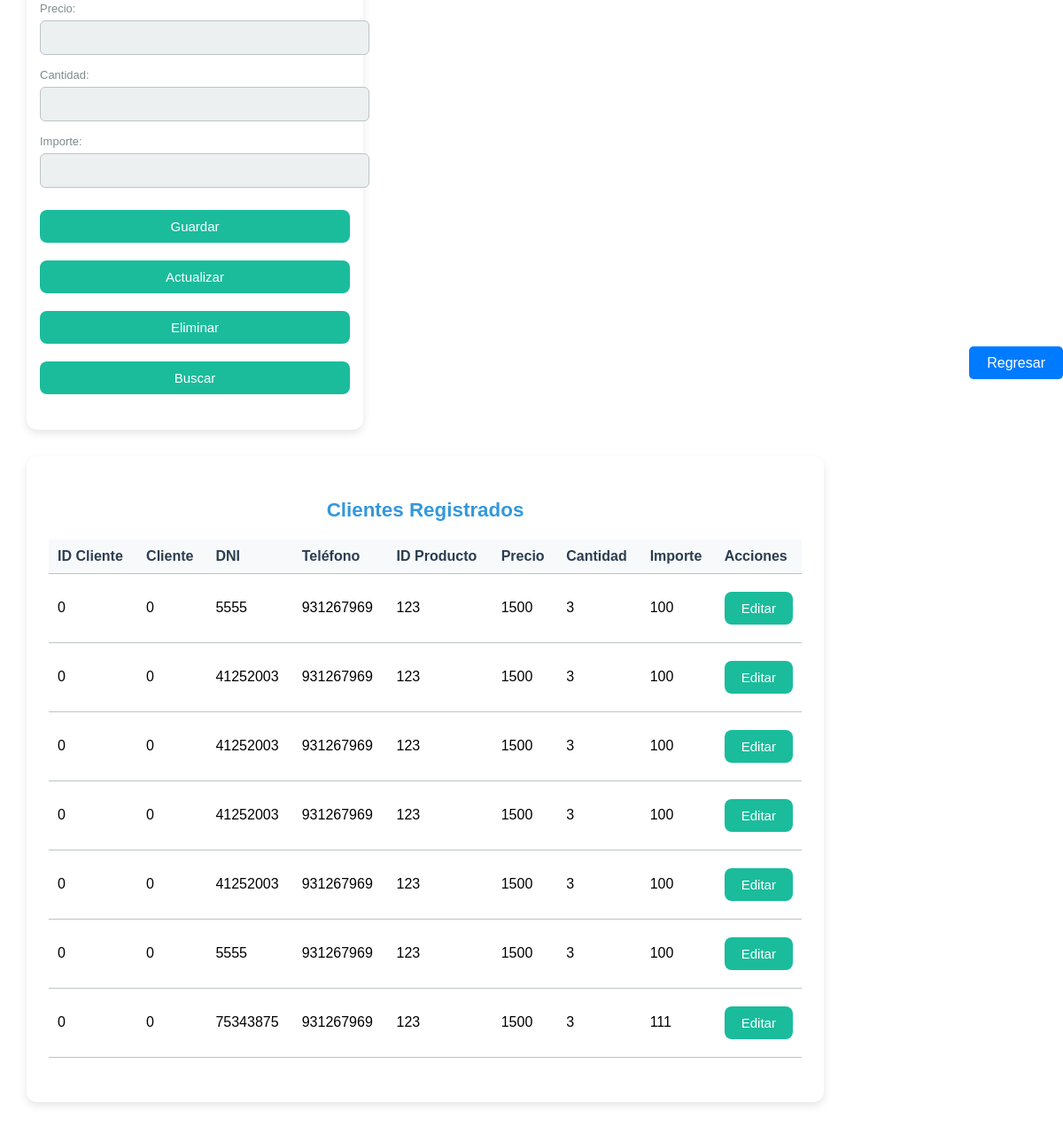
/Models/clientes.php, run on the app's committed database.
### tables this page shows
CREATE TABLE `cliente` (
  `ID_CLIENTE` int(11) NOT NULL,
  `CLIENTE` int(11) NOT NULL,
  `DNI` int(11) NOT NULL,
  `TELEFONO` int(11) NOT NULL,
  `ID_PRODUCTO` int(11) NOT NULL,
  `PRECIO` int(11) NOT NULL,
  `CANTIDAD` int(11) NOT NULL,
  `IMPORTE` int(11) NOT NULL
);

### Models/clientes.php (the view, shortened to what this page needs)
<?php
$servername = "localhost";
$username = "root";
$password = "";
$dbname = "databgeneral";
$conn = new mysqli($servername, $username, $password, $dbname);
$id_cliente = $cliente = $dni = $telefono = $id_producto = $precio = $cantidad = $importe = "";
$sql = "SELECT * FROM cliente";
$result = $conn->query($sql);
?>
<!DOCTYPE html>
<html lang="es">
<head>
    <link rel="stylesheet" href="../css/cliente.css">
</head>
<body>
    <div class="container">
        <div class="form-container">
            <form action="" method="POST">
                <input type="text" id="id_cliente" name="id_cliente" value="<?php echo $id_cliente; ?>" required><br>
                <input type="text" id="cliente" name="cliente" value="<?php echo $cliente; ?>" required><br>
                <input type="text" id="dni" name="dni" value="<?php echo $dni; ?>" required><br>
                <input type="text" id="telefono" name="telefono" value="<?php echo $telefono; ?>" required><br>
                <input type="text" id="id_producto" name="id_producto" value="<?php echo $id_producto; ?>" required><br>
                <label for="precio">Precio:</label>
                <input type="text" id="precio" name="precio" value="<?php echo $precio; ?>" required><br>
                <label for="cantidad">Cantidad:</label>
                <input type="text" id="cantidad" name="cantidad" value="<?php echo $cantidad; ?>" required><br>
                <label for="importe">Importe:</label>
                <input type="text" id="importe" name="importe" value="<?php echo $importe; ?>" required><br>
                <button type="submit" name="guardar">Guardar</button>
                <button type="submit" name="actualizar">Actualizar</button>
                <button type="submit" name="eliminar">Eliminar</button>
                <button type="submit" name="buscar">Buscar</button>
            </form>
        </div>
        <div class="table-container">
            <h3>Clientes Registrados</h3>
            <table>
                <thead>
                    <tr>
                        <th>ID Cliente</th>
                        <th>Cliente</th>
                        <th>DNI</th>
                        <th>Teléfono</th>
                        <th>ID Producto</th>
                        <th>Precio</th>
                        <th>Cantidad</th>
                        <th>Importe</th>
                        <th>Acciones</th>
                    </tr>
                </thead>
                <tbody>
                    <?php
                    if ($result->num_rows > 0) {
                        while ($row = $result->fetch_assoc()) {
                            echo "<tr>";
                            echo "<td>" . $row['ID_CLIENTE'] . "</td>";
                            echo "<td>" . $row['CLIENTE'] . "</td>";
                            echo "<td>" . $row['DNI'] . "</td>";
                            echo "<td>" . $row['TELEFONO'] . "</td>";
                            echo "<td>" . $row['ID_PRODUCTO'] . "</td>";
                            echo "<td>" . $row['PRECIO'] . "</td>";
                            echo "<td>" . $row['CANTIDAD'] . "</td>";
                            echo "<td>" . $row['IMPORTE'] . "</td>";
                            echo "<td>
                                    <form action='' method='POST'>
                                        <input type='hidden' name='id_cliente' value='" . $row['ID_CLIENTE'] . "'>
                                        <button type='submit' name='buscar'>Editar</button>
                                    </form>
                                  </td>";
                            echo "</tr>";
                        }
                    } else {
                        echo "<tr><td colspan='9'>No hay registros.</td></tr>";
                    }
                    ?>
                </tbody>
            </table>
        </div>
    </div>
</body>
</html><div style="margin-top: 20px; text-align: center;">
<a href="PMENU.php" class="nav-button" style="text-decoration: none; padding: 10px 20px; background-color: #007bff; color: white; border-radius: 5px;">Regresar</a>

### css/cliente.css (style rules this page uses)
body { font-family: Arial, sans-serif; background: url('../img/FONDO4.jpg') no-repeat center center fixed; background-size: cover; background-position: center; display: flex; justify-content: center; align-items: center; height: 100vh; margin: 0; }
.container { display: flex; justify-content: space-between; padding: 30px; gap: 30px; flex-wrap: wrap; }
.form-container { width: 100%; max-width: 350px; background-color: #ffffff; padding: 15px; border-radius: 12px; box-shadow: 0 4px 10px rgba(0, 0, 0, 0.1); transition: box-shadow 0.3s ease; }
h2, h3 { color: #1abc9c; text-align: center; font-size: 1.3rem; margin-bottom: 15px; }
label { font-size: 13px; color: #7f8c8d; margin-bottom: 6px; display: block; }
input { width: 100%; padding: 10px; margin-bottom: 15px; border: 1px solid #bdc3c7; border-radius: 6px; background-color: #ecf0f1; color: #2c3e50; font-size: 15px; transition: border-color 0.3s ease; }
button { width: 100%; padding: 10px; margin: 10px 0; background-color: #1abc9c; color: #fff; border: none; border-radius: 8px; cursor: pointer; font-size: 15px; transition: background-color 0.3s ease; }
.table-container { width: 100%; max-width: 850px; background-color: #ffffff; padding: 25px; border-radius: 12px; box-shadow: 0 4px 10px rgba(0, 0, 0, 0.1); }
.table-container h3 { color: #3498db; font-size: 1.4rem; margin-bottom: 20px; text-align: center; }
table { width: 100%; border-collapse: collapse; margin-bottom: 25px; }
th, td { padding: 10px; text-align: left; border-bottom: 1px solid #bdc3c7; }
th { background-color: #f7f9fb; color: #2c3e50; }

### data on the page
cliente: ID_CLIENTE "0", CLIENTE "0", DNI "5555", TELEFONO "931267969", ID_PRODUCTO "123", PRECIO "1500", CANTIDAD "3", IMPORTE "100"
cliente: ID_CLIENTE "0", CLIENTE "0", DNI "41252003", TELEFONO "931267969", ID_PRODUCTO "123", PRECIO "1500", CANTIDAD "3", IMPORTE "100"
cliente: ID_CLIENTE "0", CLIENTE "0", DNI "41252003", TELEFONO "931267969", ID_PRODUCTO "123", PRECIO "1500", CANTIDAD "3", IMPORTE "100"
cliente: ID_CLIENTE "0", CLIENTE "0", DNI "41252003", TELEFONO "931267969", ID_PRODUCTO "123", PRECIO "1500", CANTIDAD "3", IMPORTE "100"
cliente: ID_CLIENTE "0", CLIENTE "0", DNI "41252003", TELEFONO "931267969", ID_PRODUCTO "123", PRECIO "1500", CANTIDAD "3", IMPORTE "100"
cliente: ID_CLIENTE "0", CLIENTE "0", DNI "5555", TELEFONO "931267969", ID_PRODUCTO "123", PRECIO "1500", CANTIDAD "3", IMPORTE "100"
cliente: ID_CLIENTE "0", CLIENTE "0", DNI "75343875", TELEFONO "931267969", ID_PRODUCTO "123", PRECIO "1500", CANTIDAD "3", IMPORTE "111"
